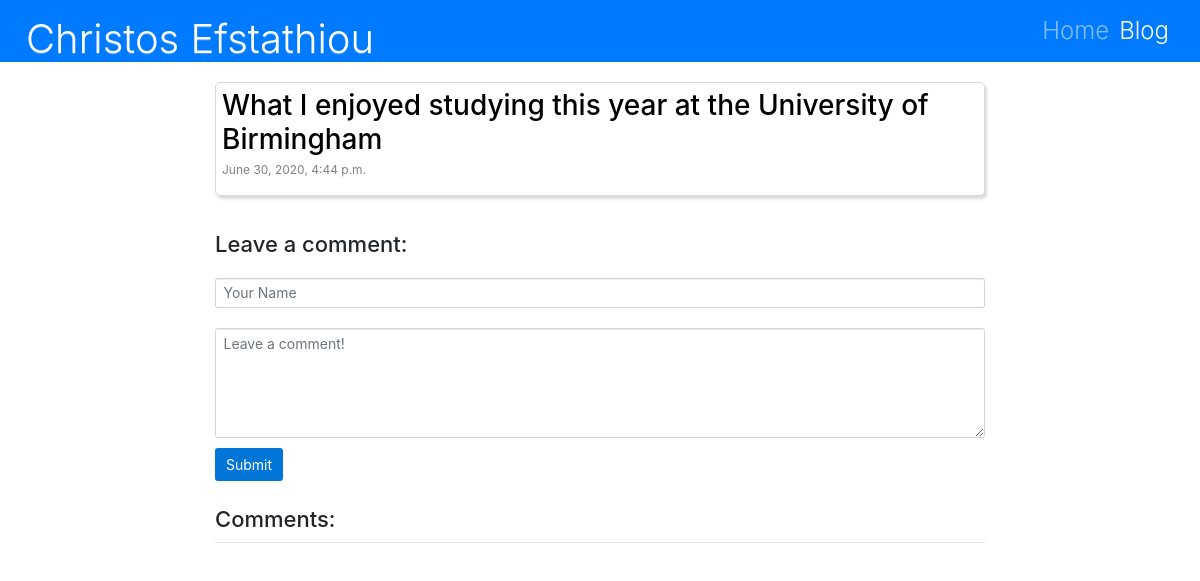
/blog/post/6/, run on the app's committed database.
### blog/models.py (models this page shows, shortened)
class Post(models.Model):
    title = models.CharField(max_length=200)
    text = models.TextField(default="<p class='post-text'> </p>")
    created_date = models.DateTimeField(default=timezone.now)
    published_date = models.DateTimeField(blank=True, null=True)
    def formatted_markdown(self):
        return markdownify(self.text)

### blog/views.py (the view, shortened to what this page needs)
# urls.py: path('post/<int:pk>/', views.post_detail, name='post_detail'),
def post_detail(request, pk):
    post = get_object_or_404(Post, pk=pk)
    form = CommentForm()
    comments = Comment.objects.filter(post=post)
    context = {
        "post": post,
        "comments": comments,
        "form": form
    }
    return render(request, 'blog/post_detail.html', context)

### blog/forms.py
class CommentForm(forms.Form):
    author = forms.CharField(
        max_length=60,
        widget=forms.TextInput(
        attrs={
            "class": "form-control",
            "placeholder": "Your Name"
        })
    )
    body = forms.CharField(
        widget=forms.Textarea(
        attrs={
            "class": "form-control form-body",
            "placeholder": "Leave a comment!"
        })
    )

### blog/templates/blog/post_detail.html (shortened to what this page needs)
{% extends 'blog/blog_base.html' %}
{% block content %}
    <div class="post" style="cursor: auto">
        <h2>{{ post.title }}</h2>
        {% if post.published_date %}
            <div class="post-date">
                {{ post.published_date }}
            </div>
        {% endif %}
    </div>
    <br>
    <h3>Leave a comment:</h3>
    <form action="/blog/post/{{ post.pk }}/" method="post">
        <div class="form-group">
            {{ form.author }}
        </div>
        <div class="form-group form-body">
            {{ form.body }}
        </div>
        <button type="submit" class="btn btn-lg submit-btn"><span class="submit-text">Submit</span></button>
    </form>
    <br>
    <h3>Comments:</h3>
    <hr>
{% endblock %}

### static/css/base.css (style rules this page uses)
h3 { font-size: 22px; }
.submit-btn { background-color: #0275d8; color: white; }
.submit-text { font-size: 14px; }
.form-control, .post-form, .cv-form { font-size: 14px; margin-top: 20px; }
.form-body { max-height: 110px; }

### blog/static/blog/css/blog.css (style rules this page uses)
.post { box-shadow: 2px 3px 3px rgba(0, 0, 0, 0.15); border: solid 1px rgba(0, 0, 0, 0.15); border-radius: 5px; padding: 6px; margin-bottom: 20px; margin-top: 20px; cursor: pointer; transition: box-shadow 0.2s ease-in-out; }
.post-date { color: #828282; text-align: left; font-size: 12px; }
.post h2 a, .post h2, h2 { font-size: 28px; color: black; }

### data on the page
Post: title "What I enjoyed studying this year at the University of Birmingham", published_date "June 30, 2020, 4:44 p.m."
